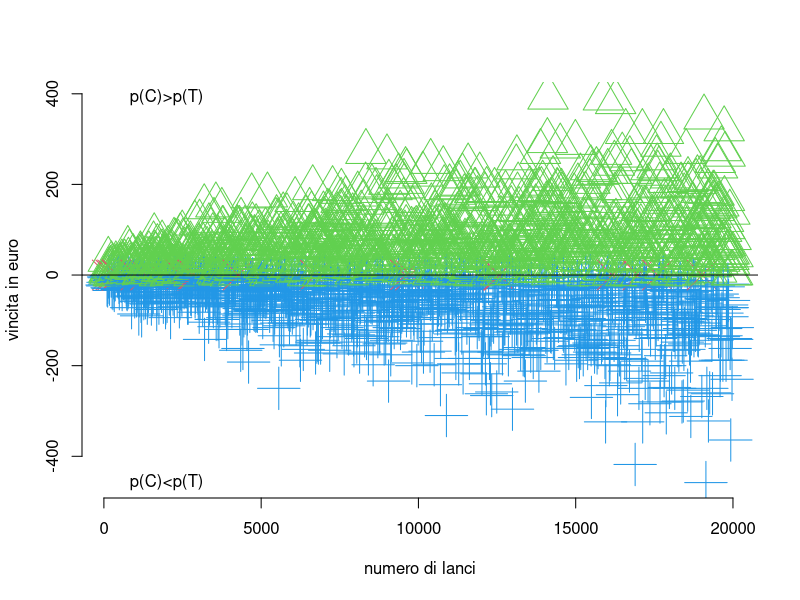
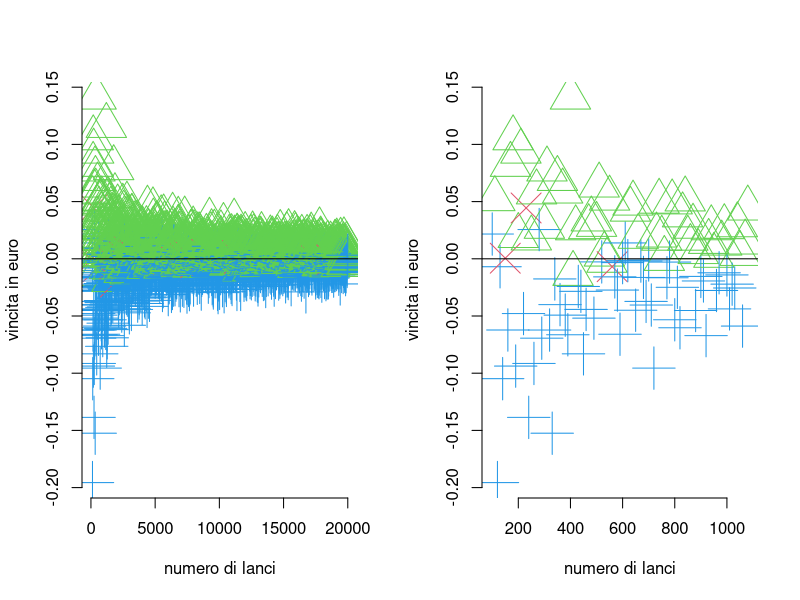
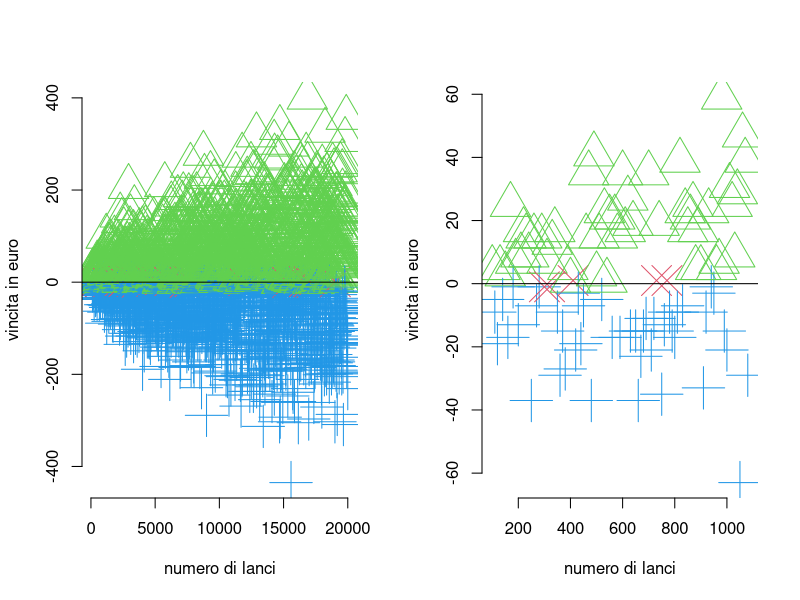

Recreate these plots in R, in order. (Note: this script raises an error after producing the figures.)
# La vincita finale di Giulia è in relazione alle probabilità degli esiti del lancio della moneta?
# Studio di simulazione
N = seq(from=100,to=20000,by=10) # sequenza di lanci

Y = matrix(NA,length(N),3) # array che conterrà i risultati dell'esperimento di simulazione
colnames(Y) = c("pT","pC","vincita")
head(Y) # vediamo com'è fatta la matrice Y che conterrà i risultati

for(i in 1:length(N)){
  print(paste("Simulazione id:",i,sep=" ")) # visualizzare la progressione della simulazione (opzionale)
  
  x = sample(x = c("T","C"),replace = TRUE,size = N[i])
  Y[i,1:2] = table(x)/N[i]
  x_euro = rep(NA,N[i]); x_euro[x=="T"] = 1; x_euro[x=="C"] = -1
  Y[i,3] = sum(x_euro)
}

head(Y,20) # visualizziamo i primi 20 risultati
# ad una prima ispezione notiamo che per perdite/vincite sono associate a eventi {T,C} non equiprobabili
# vincita=0 si ha quando p(T)=p(C)=0.5

# trasformiamo la matrice Y in data.frame per velocizzarne l'utilizzo
Y = data.frame(Y)

# aggiungiamo una variabile 'col' a Y per identificare con un colore la probs degli eventi
Y$col[Y$pC==0.5] = 2 # rosso
Y$col[Y$pC>0.5] = 3 # verde
Y$col[Y$pT>0.5] = 4 # blu

# aggiungiamo una variabile 'pch' a Y per identificare con un marker la probs degli eventi
Y$pch[Y$pC==0.5] = 4 
Y$pch[Y$pC>0.5] = 2 
Y$pch[Y$pT>0.5] = 3

# grafico finale
plot(N,Y$vincita,col=Y$col,pch=Y$pch,cex=4,xlab="numero di lanci",ylab="vincita in euro",bty="n")
abline(h = 0)
text(x=2000,y=max(Y$vincita),labels = "p(C)>p(T)")
text(x=2000,y=min(Y$vincita),labels = "p(C)<p(T)")


# Il trend di vincita di Giulia è in relazione alle probabilità degli esiti del lancio della moneta?
# Studio di simulazione
N = seq(from=100,to=20000,by=10) 
Y = matrix(NA,length(N),3);colnames(Y) = c("pT","pC","trend")

for(i in 1:length(N)){
  print(paste("Simulazione id:",i,sep=" ")) # visualizzare la progressione della simulazione (opzionale)
  
  x = sample(x = c("T","C"),replace = TRUE,size = N[i])
  Y[i,1:2] = table(x)/N[i]
  x_euro = rep(NA,N[i]); x_euro[x=="T"] = 1; x_euro[x=="C"] = -1
  mod_vincita = lm(cumsum(x_euro)~rep(1:N[i])) # stimiamo il trend di vincita con un modello lineare
  Y[i,3] = mod_vincita$coefficients[2] # salviamo solo il coefficiente angolare
}

Y = data.frame(Y)

#..come per il caso precedente
Y$col[Y$pC==0.5] = 2; Y$col[Y$pC>0.5] = 3; Y$col[Y$pT>0.5] = 4 # blu
Y$pch[Y$pC==0.5] = 4; Y$pch[Y$pC>0.5] = 2; Y$pch[Y$pT>0.5] = 3

# grafico finale
par(mfrow=c(1,2))
plot(N,Y$trend,col=Y$col,pch=Y$pch,cex=4,xlab="numero di lanci",ylab="vincita in euro",bty="n");abline(h = 0);
plot(N[1:99],Y$trend[1:99],col=Y$col[1:99],pch=Y$pch[1:99],cex=4,xlab="numero di lanci",ylab="vincita in euro",bty="n");abline(h = 0);


# La differenza di vincita dall'inizio è in relazione alle probabilità degli esiti del lancio della moneta?
# Studio di simulazione
N = seq(from=100,to=20000,by=10) 
Y = matrix(NA,length(N),3);colnames(Y) = c("pT","pC","diffvincita")

for(i in 1:length(N)){
  print(paste("Simulazione id:",i,sep=" ")) # visualizzare la progressione della simulazione (opzionale)
  
  x = sample(x = c("T","C"),replace = TRUE,size = N[i])
  Y[i,1:2] = table(x)/N[i]
  x_euro = rep(NA,N[i]); x_euro[x=="T"] = 1; x_euro[x=="C"] = -1
  Y[i,3] = cumsum(x_euro)[N[i]]-cumsum(x_euro)[1]
}

Y = data.frame(Y)

#..come per il caso precedente
Y$col[Y$pC==0.5] = 2; Y$col[Y$pC>0.5] = 3; Y$col[Y$pT>0.5] = 4 # blu
Y$pch[Y$pC==0.5] = 4; Y$pch[Y$pC>0.5] = 2; Y$pch[Y$pT>0.5] = 3

# grafico finale
par(mfrow=c(1,2))
plot(N,Y$diffvincita,col=Y$col,pch=Y$pch,cex=4,xlab="numero di lanci",ylab="vincita in euro",bty="n");abline(h = 0);
plot(N[1:99],Y$diffvincita[1:99],col=Y$col[1:99],pch=Y$pch[1:99],cex=4,xlab="numero di lanci",ylab="vincita in euro",bty="n");abline(h = 0);


# Uno studio di simulazione un po più complesso
# Generiamo M processi di vincita indipendenti ognuno dei quali è stato osservato N volte: gli M processi sono giochi/scommesse indipendenti mentre N rappresenta ancora la
# lunghezza del gioco di lancio della moneta
M=50;N=10000
Y = matrix(NA,N,M)

for(j in 1:M){
  print(paste("Simulazione id:",j,sep=" ")) # visualizzare la progressione della simulazione (opzionale)
  
  x = sample(x = c("T","C"),replace = TRUE,size = N)
  x_euro = rep(NA,N[i]); x_euro[x=="T"] = 1; x_euro[x=="C"] = -1
  Y[,j] = cumsum(x_euro)
}

ylims = c(min(apply(Y,2,min)), max(apply(Y,2,max))) # per visualizzare bene tutti i grafici
plot(1:N,Y[,1],ylim=ylims,col="gray",type="l",xlab="numero di lanci",ylab="vincita",bty="n") # visualizziamo il primo processo
for(j in 2:M){ # visualizziamo i restanti processi
  points(1:N,Y[,j],type="l",col="gray")
}
points(apply(Y,1,mean),type="l") # visualizziamo anche il "processo medio" su M
abline(h=0,lty=2,col=2,lwd=2) # linea orizzontale sullo zero (come in precedenza)

# Cosa notiamo? Come possiamo commentare? 
############################################################################################

# (D) Uso delle disuguaglianze  -----------------------------------------------

## ESEMPIO 1 #############################################################################
# Da studi precedenti sappiamo che l'intelligenza dei bambini X (nella popolazione) ha media 10 e vogliamo conoscere la 
# proporzione di bambini con intelligenza superiore o uguale a 20.

# Non conoscendo né legge distributiva di X né varianza di Var[X], usiamo l'unica informazione a disposizione, ossia E[X]=10, con
# la disuguaglianza di Markov P(X >= q) <= E[X]/q
p_20_markov = 10/20 # upper bound di P(X>=20)

# Supponiamo ora di sapere che X~N(mu=10.8,sd=?) con media 10.8 e deviazione standard, ossia sqrt(Var[X]), ignota.
# Non conoscendo la varianza, simuliamo uno scenario in cui facciamo variare il parametro ignoto Var[X] e calcoliamo la quantità richiesta P(X>=20)
sdx = seq(from=0.01,to=100,length.out = 25)
p_20 = 1-pnorm(q = 20,mean = 10,sd=sdx)
plot(sdx,p_20,xlab="possibili valori di sigma",ylab="P(X>=20)",bty="n",ylim=c(0,0.6))
abline(h = p_20_markov,lty=2,col=2); text(x=50,y=0.55,labels="limite superiore di Markov")
# for the lower values of σ, Ρ(Χ > 20) is substantially less than the bound given by Markov's inequality but when σ is large, σ > 100, for
# example, the probability gets near the Markov bound of 0.5. As σ increases, the tail probability tends to be 0.5 but never exceeds it. 
# What this suggests is that the Markov's inequality will be accurate when applied to a random variable that deviates a lot from
# its expectation, and not so good when applied to data which have a small variance.
# This example illustrates the "conservativeness" of the Markov's inequality.

############################################################################################


## ESEMPIO 2 #############################################################################
# A manufacturer of minicomputer systems surveyed customers regarding downtime of a specific minicomputer system and found that the average downtime experienced was 
# 25 min a month with variance 144 min2.

# How confident can the manufacturer be that the downtime will be within 15 min of the mean?
# Calcoliamo P(|X-25|<15) mediante la disuguaglianza di Chebishev conoscendo E[X] e Var[X]:
p_15_cheb = 1- 144/(15^2) 
# We are at least 36% confident that the downtime is within 15 min of its mean.

# ...if we know that downtime is normally distributed that is X~N(mu=25,sigma=12), sigma=sqrt(Var[X])
# Calcoliamo P(|X-25|<15) = P(10 < X < 40)
p_15_norm = pnorm(q = 40,mean = 25,sd = 12) - pnorm(q = 10,mean = 25,sd = 12)
# When the distribution is normal, there is a 78.8% probability that the downtime will be between 10 and 40 min, which is much greater than the 36% obtained from
# Chebyshev's inequality. Chebyshev's inequality gives the best estimate of a probability interval when all that is known is the mean and variance of the distribution. 
# It can be viewed as giving a "crude estimate" of the probability. It is not surprising that it can be sharpened when the actual distribution becomes known.

############################################################################################




